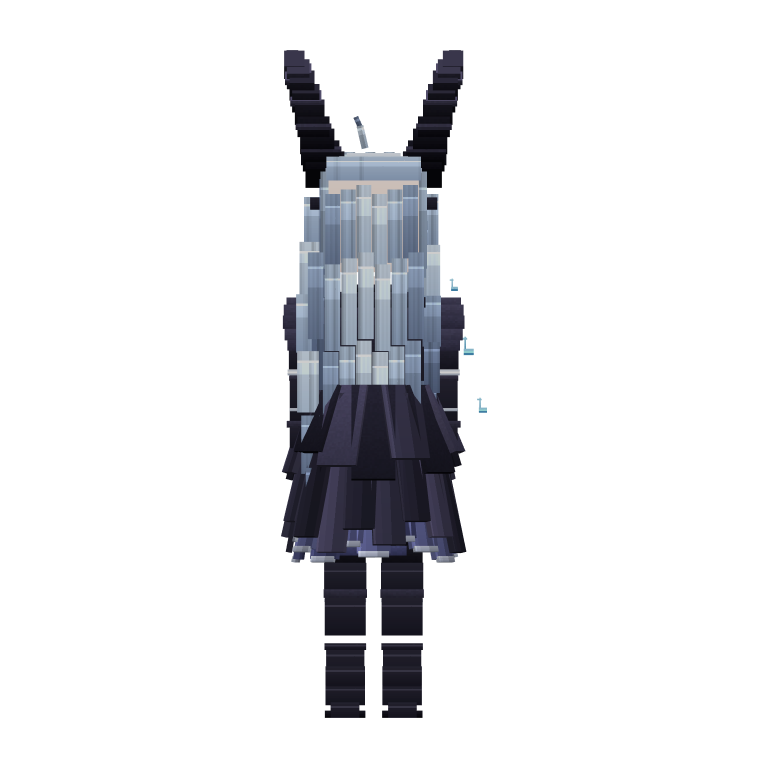
#> input picture models/deepseek-fish/deliverables/sakiko-melodia-v10/back_768.png, 768 x 768 px
$ python rowprofile.py ../../deepseek-fish/deliverables/sakiko-melodia-v10/back_768.png 1.0
#> lines starting #> are read from the running program, lines starting #| are printed output that depends on the picture
"""Print alpha row-span profile of a render (fractional y, x extents)."""
import sys

from PIL import Image


def main() -> None:
    path = sys.argv[1]
    step = float(sys.argv[2]) if len(sys.argv) > 2 else 0.02
    im = Image.open(path).convert("RGBA")
#> im is the input picture: PIL image 768x768 RGBA; mean R, G, B, A 10.9, 11.5, 13.7, 36.3
    a = im.getchannel("A")
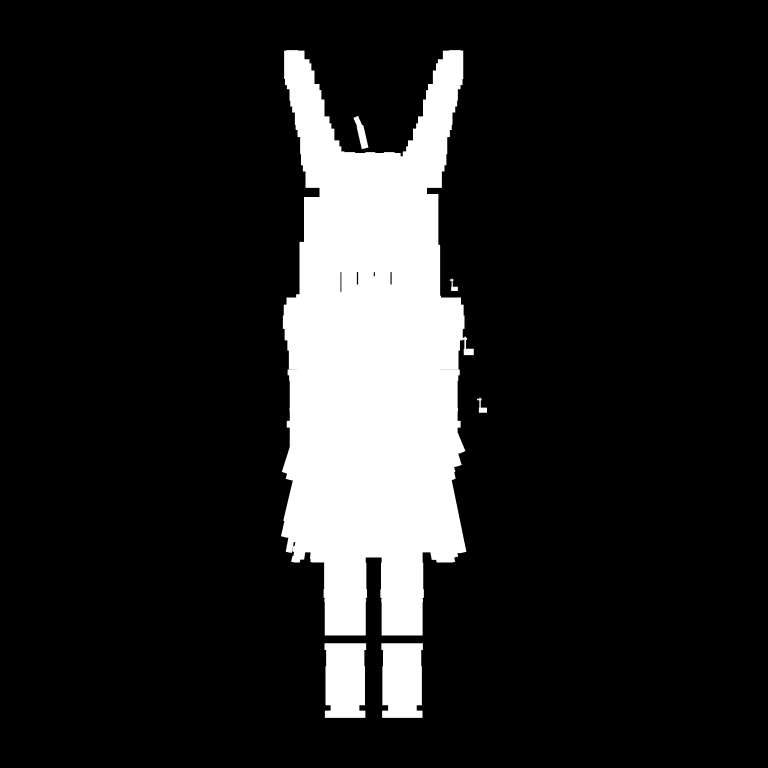
#> a: PIL image 768x768 L; min 0, max 255, mean 36.3
    w, h = im.size
#> w = 768; h = 768
    y = 0.0
    while y < 1.0:
        row = a.crop((0, int(y * h), w, min(h, int((y + step) * h) + 1)))
        bb = row.getbbox()
        if bb is None:
            print("y=%.2f  ---" % y)
        else:
            print(
                "y=%.2f  x=[%.4f..%.4f] w=%.4f  h=%d"
                % (y, bb[0] / w, bb[2] / w, (bb[2] - bb[0]) / w, bb[3] - bb[1])
            )
        y += step
#> this loop made 1 pass
#> bb on pass 1: (281, 50, 487, 718)
#| y=0.00  x=[0.3659..0.6341] w=0.2682  h=668
#> after the loop, y = 1


if __name__ == "__main__":
    main()
